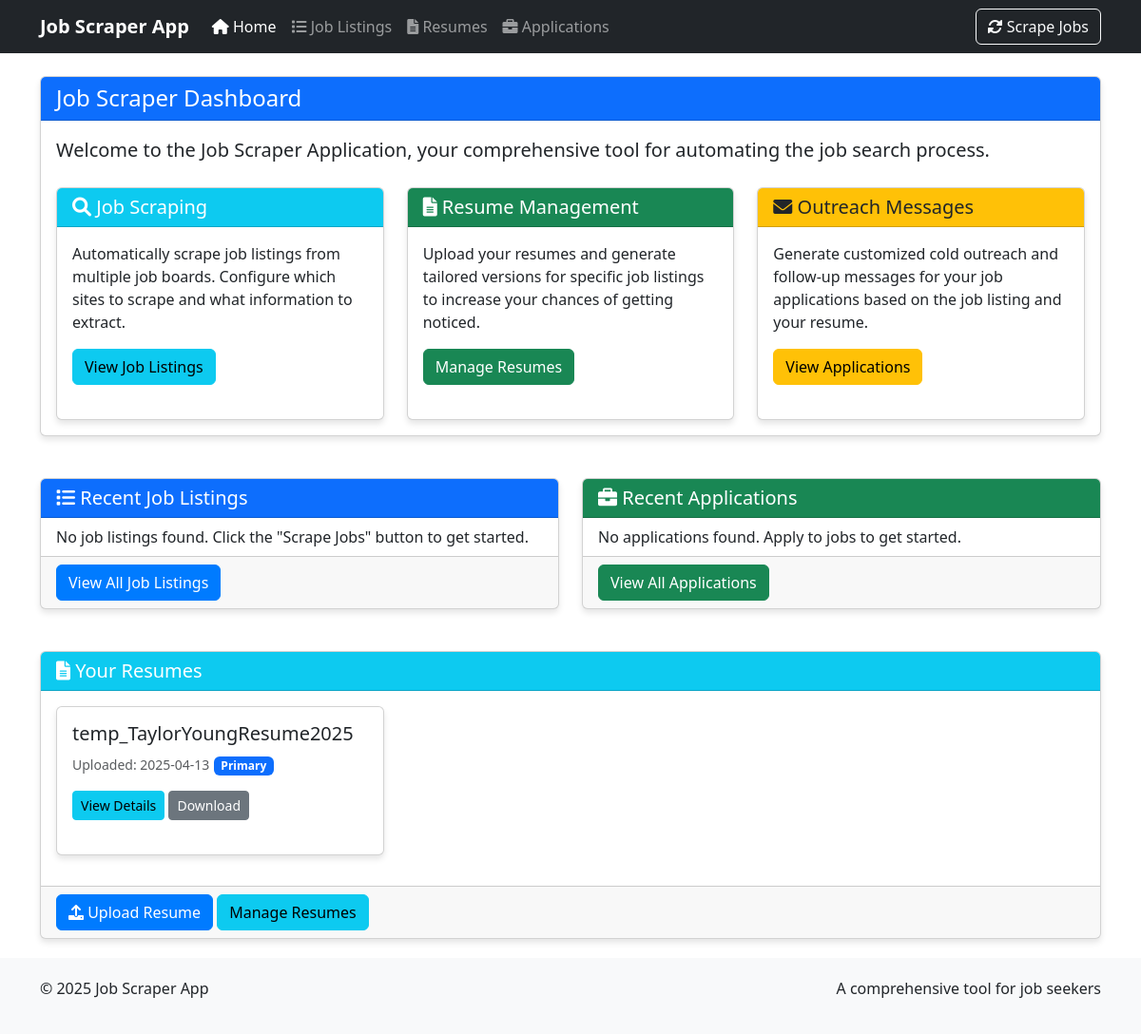
Before: / with the older database file.
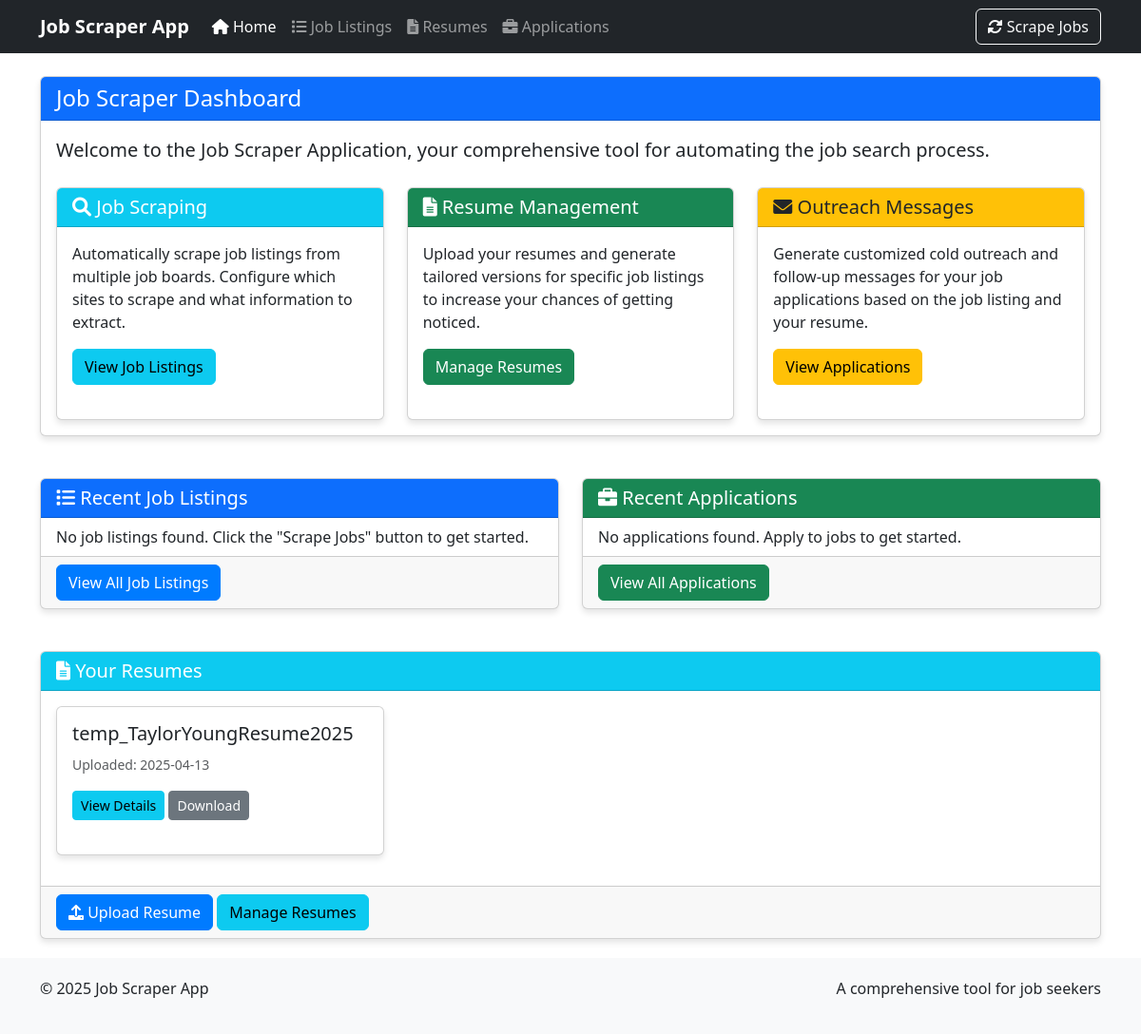
After: the same page with the newer database file.
### job_scraper_app/database/setup.py (models this page shows, shortened)
class Resume(Base):
    __tablename__ = 'resumes'
    id = Column(Integer, primary_key=True)
    name = Column(String(255), nullable=False)
    file_path = Column(String(512), nullable=False)
    content_text = Column(Text)
    upload_date = Column(DateTime, default=datetime.utcnow)
    is_primary = Column(Boolean, default=False)
    tailored_resumes = relationship("TailoredResume", back_populates="base_resume", cascade="all, delete-orphan")

### run_flask_app.py (the view)
@app.route('/')
def index():
    session = Session()
    try:
        job_listings = session.query(JobListing).order_by(JobListing.scraped_date.desc()).limit(10).all()
        job_applications = session.query(JobApplication).order_by(JobApplication.application_date.desc()).limit(5).all()
        resumes = session.query(Resume).all()
        return render_template('index.html',
                              job_listings=job_listings,
                              job_applications=job_applications,
                              resumes=resumes)
    finally:
        session.close()

### job_scraper_app/ui/templates/index.html (shortened to what this page needs)
{% extends "base.html" %}
{% block content %}
<div class="row">
    <div class="col-md-12">
        <div class="card">
            <div class="card-header bg-primary text-white">
                <h1 class="h4 mb-0">Job Scraper Dashboard</h1>
            </div>
            <div class="card-body">
                <p class="lead">Welcome to the Job Scraper Application, your comprehensive tool for automating the job search process.</p>
                <div class="row mt-4">
                    <div class="col-md-4">
                        <div class="card h-100">
                            <div class="card-header bg-info text-white">
                                <h5 class="mb-0"><i class="fas fa-search"></i> Job Scraping</h5>
                            </div>
                            <div class="card-body">
                                <p>Automatically scrape job listings from multiple job boards. Configure which sites to scrape and what information to extract.</p>
                                <a href="{{ url_for('job_listings') }}" class="btn btn-info">View Job Listings</a>
                            </div>
                        </div>
                    </div>
                    <div class="col-md-4">
                        <div class="card h-100">
                            <div class="card-header bg-success text-white">
                                <h5 class="mb-0"><i class="fas fa-file-alt"></i> Resume Management</h5>
                            </div>
                            <div class="card-body">
                                <p>Upload your resumes and generate tailored versions for specific job listings to increase your chances of getting noticed.</p>
                                <a href="{{ url_for('resumes') }}" class="btn btn-success">Manage Resumes</a>
                            </div>
                        </div>
                    </div>
                    <div class="col-md-4">
                        <div class="card h-100">
                            <div class="card-header bg-warning text-dark">
                                <h5 class="mb-0"><i class="fas fa-envelope"></i> Outreach Messages</h5>
                            </div>
                            <div class="card-body">
                                <p>Generate customized cold outreach and follow-up messages for your job applications based on the job listing and your resume.</p>
                                <a href="{{ url_for('applications') }}" class="btn btn-warning">View Applications</a>
                            </div>
                        </div>
                    </div>
                </div>
            </div>
        </div>
    </div>
</div>
<div class="row mt-4">
    <div class="col-md-6">
        <div class="card">
            <div class="card-header bg-primary text-white">
                <h2 class="h5 mb-0"><i class="fas fa-list"></i> Recent Job Listings</h2>
            </div>
            <div class="card-body p-0">
                <div class="list-group list-group-flush">
                    {% if job_listings %}
                        {% for job in job_listings %}
                            <a href="{{ url_for('job_listing', job_id=job.id) }}" class="list-group-item list-group-item-action">
                                <div class="d-flex w-100 justify-content-between">
                                    <h5 class="mb-1">{{ job.title }}</h5>
                                    <small>{{ job.scraped_date.strftime('%Y-%m-%d') }}</small>
                                </div>
                                <p class="mb-1">{{ job.company_name }}</p>
                                <small>
                                    {% if job.location %}
                                        <i class="fas fa-map-marker-alt"></i> {{ job.location }}
                                    {% endif %}
                                    {% if job.job_type %}
                                        <i class="fas fa-briefcase"></i> {{ job.job_type }}
                                    {% endif %}
                                    <i class="fas fa-globe"></i> {{ job.source_site }}
                                </small>
                            </a>
                        {% endfor %}
                    {% else %}
                        <div class="list-group-item">
                            <p class="mb-0">No job listings found. Click the "Scrape Jobs" button to get started.</p>
                        </div>
                    {% endif %}
                </div>
            </div>
            <div class="card-footer">
                <a href="{{ url_for('job_listings') }}" class="btn btn-primary">View All Job Listings</a>
            </div>
        </div>
    </div>
    <div class="col-md-6">
        <div class="card">
            <div class="card-header bg-success text-white">
                <h2 class="h5 mb-0"><i class="fas fa-briefcase"></i> Recent Applications</h2>
            </div>
            <div class="card-body p-0">
                <div class="list-group list-group-flush">
                    {% if job_applications %}
                        {% for application in job_applications %}
                            <a href="{{ url_for('application', application_id=application.id) }}" class="list-group-item list-group-item-action">
                                <div class="d-flex w-100 justify-content-between">
                                    <h5 class="mb-1">{{ application.job_listing.title }}</h5>
                                    <small>{{ application.application_date.strftime('%Y-%m-%d') }}</small>
                                </div>
                                <p class="mb-1">{{ application.job_listing.company_name }}</p>
                                <small>
                                    <span class="badge bg-{{ 'success' if application.status == 'applied' else 'warning' if application.status == 'pending' else 'info' }}">
                                        {{ application.status }}
                                    </span>
                                    {% if application.resume %}
                                        <i class="fas fa-file-alt"></i> {{ application.resume.name }}
                                    {% endif %}
                                </small>
                            </a>
                        {% endfor %}
                    {% else %}
                        <div class="list-group-item">
                            <p class="mb-0">No applications found. Apply to jobs to get started.</p>
                        </div>
                    {% endif %}
                </div>
            </div>
            <div class="card-footer">
                <a href="{{ url_for('applications') }}" class="btn btn-success">View All Applications</a>
            </div>
        </div>
    </div>
</div>
<div class="row mt-4">
    <div class="col-md-12">
        <div class="card">
            <div class="card-header bg-info text-white">
                <h2 class="h5 mb-0"><i class="fas fa-file-alt"></i> Your Resumes</h2>
            </div>
            <div class="card-body">
                {% if resumes %}
                    <div class="row">
                        {% for resume in resumes %}
                            <div class="col-md-4 mb-3">
                                <div class="card h-100">
                                    <div class="card-body">
                                        <h5 class="card-title">{{ resume.name }}</h5>
                                        <p class="card-text">
                                            <small class="text-muted">Uploaded: {{ resume.upload_date.strftime('%Y-%m-%d') }}</small>
                                            {% if resume.is_primary %}
                                                <span class="badge bg-primary">Primary</span>
                                            {% endif %}
                                        </p>
                                        <a href="{{ url_for('resume', resume_id=resume.id) }}" class="btn btn-sm btn-info">View Details</a>
                                        <a href="{{ url_for('download_file', filename=resume.file_path.split('/')[-1]) }}" class="btn btn-sm btn-secondary">Download</a>
                                    </div>
                                </div>
                            </div>
                        {% endfor %}
                    </div>
                {% else %}
                    <p>No resumes found. Upload a resume to get started.</p>
                {% endif %}
            </div>
            <div class="card-footer">
                <button type="button" class="btn btn-primary" data-bs-toggle="modal" data-bs-target="#uploadResumeModal">
                    <i class="fas fa-upload"></i> Upload Resume
                </button>
                <a href="{{ url_for('resumes') }}" class="btn btn-info">Manage Resumes</a>
            </div>
        </div>
    </div>
</div>
{% endblock %}

### job_scraper_app/ui/templates/base.html (shortened to what this page needs)
<!DOCTYPE html>
<html lang="en">
<head>
    <link href="https://cdn.jsdelivr.net/npm/bootstrap@5.3.0-alpha1/dist/css/bootstrap.min.css" rel="stylesheet">
    <link rel="stylesheet" href="https://cdnjs.cloudflare.com/ajax/libs/font-awesome/6.0.0/css/all.min.css">
</head>
<body>
    <nav class="navbar navbar-expand-lg navbar-dark bg-dark fixed-top">
        <div class="container">
            <a class="navbar-brand" href="{{ url_for('index') }}">Job Scraper App</a>
            <div class="collapse navbar-collapse" id="navbarNav">
                <ul class="navbar-nav me-auto">
                    <li class="nav-item">
                        <a class="nav-link {% if request.path == url_for('index') %}active{% endif %}" href="{{ url_for('index') }}">
                            <i class="fas fa-home"></i> Home
                        </a>
                    </li>
                    <li class="nav-item">
                        <a class="nav-link {% if request.path == url_for('job_listings') %}active{% endif %}" href="{{ url_for('job_listings') }}">
                            <i class="fas fa-list"></i> Job Listings
                        </a>
                    </li>
                    <li class="nav-item">
                        <a class="nav-link {% if request.path == url_for('resumes') %}active{% endif %}" href="{{ url_for('resumes') }}">
                            <i class="fas fa-file-alt"></i> Resumes
                        </a>
                    </li>
                    <li class="nav-item">
                        <a class="nav-link {% if request.path == url_for('applications') %}active{% endif %}" href="{{ url_for('applications') }}">
                            <i class="fas fa-briefcase"></i> Applications
                        </a>
                    </li>
                </ul>
                <form class="d-flex" action="{{ url_for('scrape') }}" method="post">
                    <button class="btn btn-outline-light" type="submit">
                        <i class="fas fa-sync-alt"></i> Scrape Jobs
                    </button>
                </form>
            </div>
        </div>
    </nav>
    <div class="container content mt-4">
        {% block content %}{% endblock %}
    </div>
    <footer class="footer">
        <div class="container">
            <div class="row">
                <div class="col-md-6">
                    <p>&copy; 2025 Job Scraper App</p>
                </div>
                <div class="col-md-6 text-end">
                    <p>A comprehensive tool for job seekers</p>
                </div>
            </div>
        </div>
    </footer>
</body>
</html>

### job_scraper_app/ui/templates/base.html (style rules this page uses)
body { padding-top: 56px; min-height: 100vh; display: flex; flex-direction: column; }
.content { flex: 1; }
.footer { margin-top: auto; padding: 20px 0; background-color: #f8f9fa; }
.navbar-brand { font-weight: bold; }
.card { margin-bottom: 20px; box-shadow: 0 4px 6px rgba(0, 0, 0, 0.1); }
.card-header { font-weight: bold; }
.btn-primary { background-color: #007bff; border-color: #007bff; }

Changed rows visible on the page:
changed Resume "temp_TaylorYoungResume2025": no longer shows "Primary"
